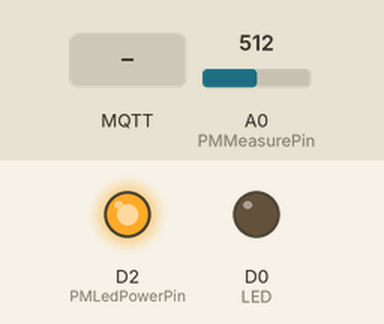
The sketch below on a simulated ESP8266 (NodeMCU). On the bench: output pins drawn as LEDs (lit = HIGH). Inputs (shaded band) come from the test bench; at power-on: A0 (PMMeasurePin) = 512. WiFi joins after 1.5 s; servers stay silent unless stated; no MQTT or app messages arrive unless stated; what the sketch prints to the serial monitor is not drawn.

Above: at 2.7 s.
2.8 s: MQTT message "off" arrives on the first subscribed topic
At 4.0 s:
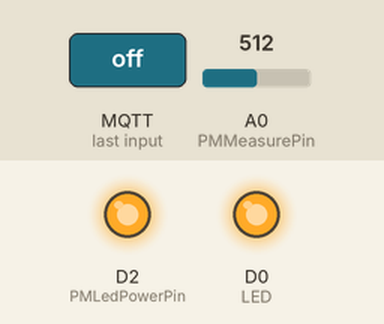
7.5 s: MQTT message "on" arrives on the first subscribed topic
At 8.3 s:
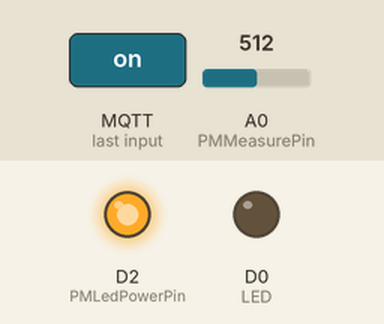
Timing chart, 0 to 10.5 s (numbered marks = the images above; inputs shaded):
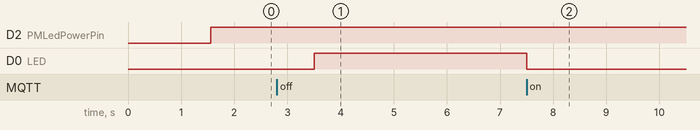

Measured:
- after the input at 2.8 s, D0 (LED): LOW → HIGH after 0.70 s
- after the input at 7.5 s, D0 (LED): HIGH → LOW at once

The sketch:

NodeMCU.ino
```cpp
#include <FS.h>

#include <PubSubClient.h>

#include <ArduinoJson.h>

#include<SoftwareSerial.h>

#include <ESP8266WiFi.h>
#include <DNSServer.h>
#include <ESP8266WebServer.h>
#include <WiFiManager.h>

#define ALIAS "pieled"
#define LED D0

SoftwareSerial NodeSerial(D0, D1); // RX | TX

// PM2.5 Sensor PIN
int PMMeasurePin = A0;
int PMLedPowerPin = D2;

// WIFI
const char* ap_name = "ESP8266-Safely-Live-Your-Life-AP";

// connnect to netpie
const char* mqtt_server = "broker.netpie.io";
const int mqtt_port = 1883;
const char* mqtt_Client = "a8dfc6a7-1799-46a1-b799-55735a2003ff";
const char* mqtt_username = "hM5wWXzpJjzEmp42M4FKcYbjWw7hqfaX";
const char* mqtt_password = "3ThdRrqDFw5nrm4WH*OmsDhxNMJJiUxP";


WiFiClient wifiClient;
PubSubClient mqttClient(wifiClient);

StaticJsonDocument<200> data;
int stateLed = 0;

void reconnect() {
  while (!mqttClient.connected()) {
    Serial.print("Attempting MQTT connection…");
    if (mqttClient.connect(mqtt_Client, mqtt_username, mqtt_password)) {
      Serial.println("connected");
      mqttClient.subscribe("@msg/led");
    }
    else {
      Serial.print("failed, rc=");
      Serial.print(mqttClient.state());
      Serial.println("try again in 5 seconds");
      delay(5000);
    }
  }
}

void callback(char* topic, byte* payload, unsigned int length) {
//  Serial.print("Message arrived [");
//  Serial.print(topic);
//  Serial.print("] ");
  String message;
  for (int i = 0; i < length; i++) {
    message = message + (char)payload[i];
  }
//  Serial.println(message);

  if(message == "on" ){
    stateLed = 1;
    digitalWrite(LED, LOW);
  }
  else if(message == "off") {
    stateLed = 0;
    digitalWrite(LED, HIGH);
  }
  //Serial.println(stateLed==1? "1":"0");
}

void uploadDataToNetPie(StaticJsonDocument<200> data) {
  char buffer[256];
  if (mqttClient.connected()) {
    mqttClient.loop();
    StaticJsonDocument<200> netpieData;
    netpieData["data"] = data;
    serializeJson(netpieData, buffer);
    mqttClient.publish("@shadow/data/update", buffer);
  } else reconnect();
}

void saveData(String e) {
  StaticJsonDocument<200> temp;
  deserializeJson(temp, e);
  data["temp"] = temp[0];
  data["humi"] = temp[1];
  data["lumi"] = temp[2];
  stateLed = temp[3];
  data["led"] = stateLed;
//  data["pm"] = temp[3];
}

float getDustDensity() {
  digitalWrite(PMLedPowerPin, LOW);
  delayMicroseconds(280);
  float voMeasured = analogRead(PMMeasurePin); // 0-1023
  delayMicroseconds(40);
  digitalWrite(PMLedPowerPin, HIGH);
  delayMicroseconds(9680);

  float calcVoltage = voMeasured * (3.3 / 1024); // 0.0-3.3

  float dustDensity = 0.17 * calcVoltage - 0.1;

  return dustDensity;
}

// Led switch

void setup()
{
  Serial.begin(115200);
  Serial.println("Starting...");

  NodeSerial.begin(115200);

  // init PM sensor
  pinMode(PMLedPowerPin, OUTPUT);

  // led
  pinMode(LED, OUTPUT);

  // init WIFI
  WiFiManager wifiManager;
  if (!wifiManager.autoConnect(ap_name)) {
    Serial.println("failed to connect and hit timeout");
    delay(3000);
    //reset and try again, or maybe put it to deep sleep
    ESP.reset();
    delay(5000);
  }

  // init mqtt
  mqttClient.setServer(mqtt_server, mqtt_port);
  mqttClient.setCallback(callback);
}


unsigned long uploadDataPreviousMillis = 0;
const long uploadDataInterval = 1000;

unsigned long readPMPreviousMillis = 0;
const long readPMInterval = 1000;

void loop() {
//  if (NodeSerial.available()) {
//    String data_str = NodeSerial.readString();
//    Serial.print("[NodeMCU] Receive data: ");
//    Serial.print(data_str);
//    Serial.println("");
//    if (data_str.startsWith("[")) {
//      saveData(data_str);
//    }
//  }
  if (Serial.available()) {
    String data_str = Serial.readString();
    Serial.print("r");
    Serial.println(stateLed);
//    Serial.print("[NodeMCU] Receive data: ");
//    Serial.print(data_str);
//    Serial.println(""); //receive data;
    if (data_str.startsWith("[")) {
      saveData(data_str);
    }
  }

  unsigned long currentMillis = millis();
  if (currentMillis - uploadDataPreviousMillis >= uploadDataInterval) {
    uploadDataPreviousMillis = currentMillis;
    uploadDataToNetPie(data);
  }

  if (currentMillis - readPMPreviousMillis >= readPMInterval) {
    readPMPreviousMillis = currentMillis;
    float dustDensity = getDustDensity();
    data["pm"] = dustDensity;
    //data["led"] = stateLed;
  }
}
```
